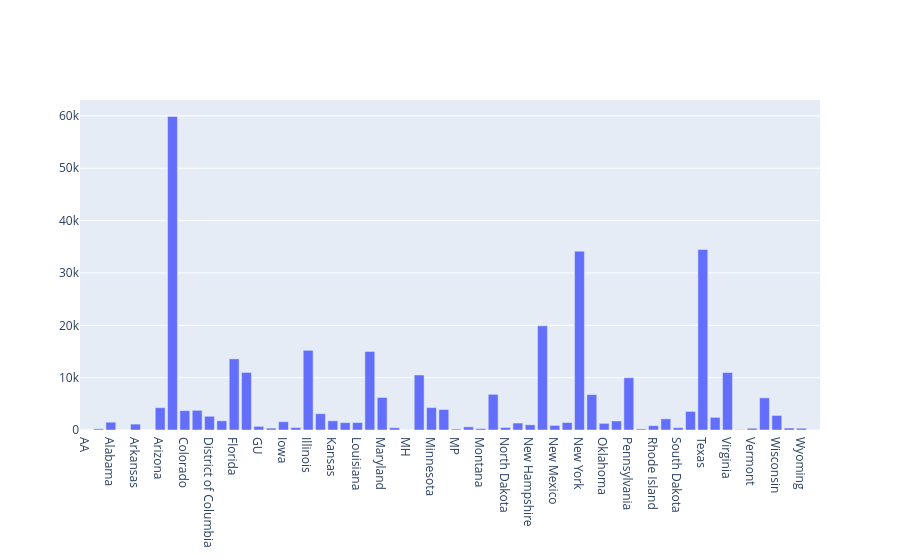

This figure's notebook cell:
### Code cell
fig1 = go.Figure(data=[go.Bar(x=Petitioner_State.index, y=Petitioner_State.values)])
fig1.show()

### Figure 1 — Plotly figure (JSON) as saved in the notebook; plotly's stock layout.template omitted (floating-point values rounded to 4 significant figures)
{"data": [{"type": "bar", "x": ["AA", "Alaska", "Alabama", "AP", "Arkansas", "AS", "Arizona", "California", "Colorado", "Connecticut", "District of Columbia", "Delaware", "Florida", "Georgia", "GU", "Hawaii", "Iowa", "Idaho", "Illinois", "Indiana", "Kansas", "Kentucky", "Louisiana", "Massachusetts", "Maryland", "Maine", "MH", "Michigan", "Minnesota", "Missouri", "MP", "Mississippi", "Montana", "North Carolina", "North Dakota", "Nebraska", "New Hampshire", "New Jersey", "New Mexico", "Nevada", "New York", "Ohio", "Oklahoma", "Oregon", "Pennsylvania", "PR", "Rhode Island", "South Carolina", "South Dakota", "Tennessee", "Texas", "Utah", "Virginia", "VI", "Vermont", "Washington", "Wisconsin", "West Virginia", "Wyoming", "XX"], "y": [2, 221, 1491, 1, 1128, 1, 4267, 59890, 3696, 3760, 2623, 1751, 13584, 10996, 693, 362, 1578, 466, 15219, 3109, 1757, 1412, 1419, 15006, 6218, 435, 1, 10505, 4281, 3917, 186, 597, 268, 6812, 478, 1327, 1001, 19898, 876, 1423, 34164, 6759, 1271, 1726, 9984, 210, 824, 2133, 447, 3550, 34501, 2420, 10983, 65, 341, 6140, 2778, 376, 339, 17]}], "layout": {}}
